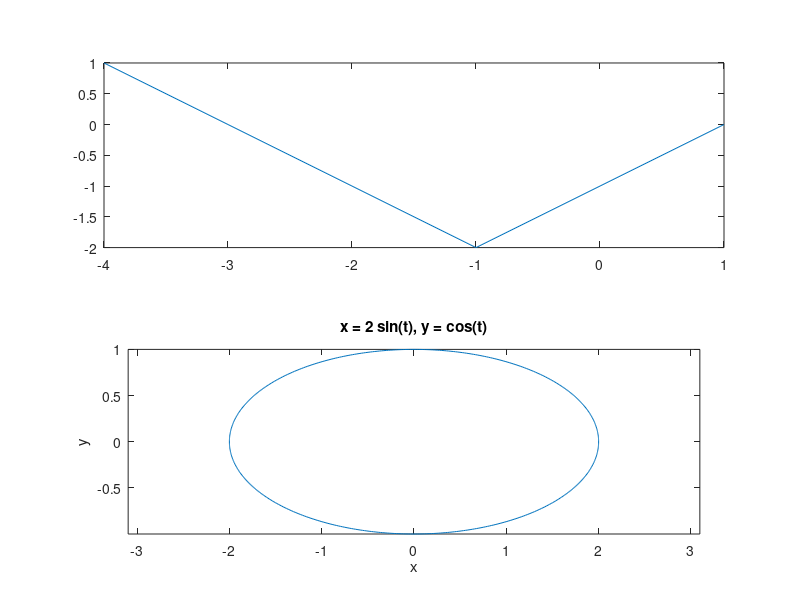

Reproduce this figure in MATLAB.
t=-3:2; % Hay que darle valores.
x=t-1;
y=abs(t)-2;
subplot(2,1,1), plot(x,y)
subplot(2,1,2), ezplot('2*sin(t)', 'cos(t)', [0 2*pi])